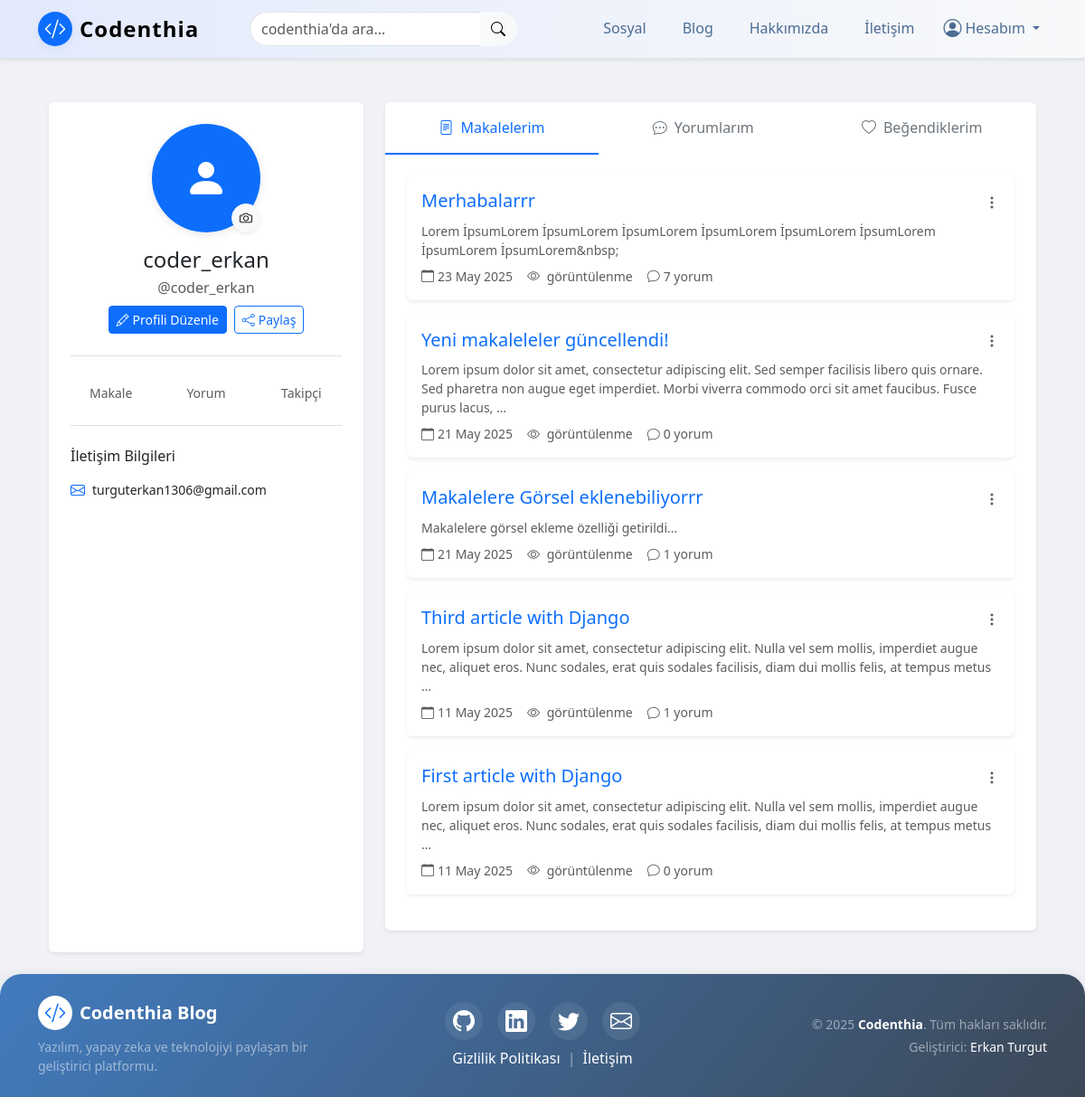
The page /user/profile/ (signed in) on the database its author committed.
### article/models.py (models this page shows, shortened)
class Article(models.Model):
    author = models.ForeignKey("auth.User", on_delete=models.CASCADE , verbose_name="Yazar")  # Bu alan, yazının yazarını (kullanıcıyı) temsil eder ve yazar silindiğinde yazıları da silinir
    title = models.CharField(max_length=50, verbose_name="Başlık") # Bu alan, yazının başlığını temsil eder ve maksimum 50 karakterlik bir metin alır
    content = RichTextField(verbose_name="İçerik") # Bu alan, yazının içeriğini temsil eder ve metin içerikleri için kullanılır
    created_date = models.DateTimeField(auto_now_add=True , verbose_name="Oluşturulma Tarihi") # Bu alan, yazının oluşturulma tarihini otomatik olarak ekler
    image = models.ImageField(upload_to='article_images/', null=True, blank=True)  # <-- yeni alan
    class Meta:
        ordering = ['-created_date'] # Bu kod, yazıları tarihe göre sıralar

### user/views.py (the view)
# urls.py: path('profile/', views.profile, name ="profile"), # Bu kod, profil sayfasını temsil eder ve profil fonksiyonunu çağırır
@login_required(login_url="login")
def profile(request):
    user = request.user
    articles = Article.objects.filter(author=user).order_by('-created_date')
    context = {
        'user': user,
        'articles': articles,
    }
    return render(request, 'user/profile.html', context)

### templates/user/profile.html (shortened to what this page needs)
{% extends "layout.html" %} {% load static %} {% block title %}Profilim - {{ user.username }} | Codenthia{% endblock %} {% block body %}
<div class="container py-4">
    <div class="row g-4">
        <div class="col-lg-4">
            <div class="card border-0 shadow-sm h-100">
                <div class="card-body p-4">
                    <div class="text-center mb-4">
                        <div class="position-relative d-inline-block mb-3">
                            {% if user.profile.avatar %}
                            <img src="{{ user.profile.avatar.url }}" alt="{{ user.username }}" class="rounded-circle" style="width: 120px; height: 120px; object-fit: cover; border: 3px solid #fff; box-shadow: 0 2px 10px rgba(0,0,0,0.1);"> {% else %}
                            <div class="rounded-circle bg-primary d-flex align-items-center justify-content-center" style="width: 120px; height: 120px; box-shadow: 0 2px 10px rgba(0,0,0,0.1);">
                                <i class="bi bi-person-fill text-white" style="font-size: 3rem;"></i>
                            </div>
                            {% endif %}
                            <button class="btn btn-sm btn-light position-absolute bottom-0 end-0 rounded-circle shadow-sm" style="width: 32px; height: 32px;" title="Fotoğrafı Değiştir">
                                <i class="bi bi-camera"></i>
                            </button>
                        </div>
                        <h4 class="mb-1">{{ user.get_full_name|default:user.username }}</h4>
                        <p class="text-muted mb-2">@{{ user.username }}</p>
                        <div class="d-flex justify-content-center gap-2">
                            <a href="/user/edit-profile" class="btn btn-primary btn-sm">
                                <i class="bi bi-pencil me-1"></i>Profili Düzenle
                            </a>
                            <button class="btn btn-outline-primary btn-sm">
                                <i class="bi bi-share me-1"></i>Paylaş
                            </button>
                        </div>
                    </div>
                    <div class="border-top pt-4">
                        <div class="row g-3 text-center">
                            <div class="col-4">
                                <small class="text-muted">Makale</small>
                            </div>
                            <div class="col-4">
                                <small class="text-muted">Yorum</small>
                            </div>
                            <div class="col-4">
                                <small class="text-muted">Takipçi</small>
                            </div>
                        </div>
                    </div>
                    <div class="border-top pt-4 mt-4">
                        <h6 class="mb-3">İletişim Bilgileri</h6>
                        <ul class="list-unstyled mb-0">
                            {% if user.email %}
                            <li class="mb-2 d-flex align-items-center">
                                <i class="bi bi-envelope text-primary me-2"></i>
                                <span class="small">{{ user.email }}</span>
                            </li>
                            {% endif %}
                        </ul>
                    </div>
                </div>
            </div>
        </div>
        <div class="col-lg-8">
            <div class="card border-0 shadow-sm mb-4">
                <div class="card-body p-0">
                    <ul class="nav nav-tabs nav-fill border-0" id="profileTabs" role="tablist">
                        <li class="nav-item" role="presentation">
                            <button class="nav-link active px-4 py-3" id="articles-tab" data-bs-toggle="tab" data-bs-target="#articles" type="button" role="tab">
                                <i class="bi bi-file-text me-2"></i>Makalelerim
                            </button>
                        </li>
                        <li class="nav-item" role="presentation">
                            <button class="nav-link px-4 py-3" id="comments-tab" data-bs-toggle="tab" data-bs-target="#comments" type="button" role="tab">
                                <i class="bi bi-chat-dots me-2"></i>Yorumlarım
                            </button>
                        </li>
                        <li class="nav-item" role="presentation">
                            <button class="nav-link px-4 py-3" id="likes-tab" data-bs-toggle="tab" data-bs-target="#likes" type="button" role="tab">
                                <i class="bi bi-heart me-2"></i>Beğendiklerim
                            </button>
                        </li>
                    </ul>
                    <div class="tab-content p-4" id="profileTabsContent">
                        <div class="tab-pane fade show active" id="articles" role="tabpanel">
                            {% if articles %} {% for article in articles %}
                            <div class="card border-0 shadow-sm mb-3">
                                <div class="card-body">
                                    <div class="d-flex justify-content-between align-items-start mb-2">
                                        <h5 class="card-title mb-0">
                                            <a href="/articles/{{ article.id }}" class="text-decoration-none">{{ article.title }}</a>
                                        </h5>
                                        <div class="dropdown">
                                            <button class="btn btn-link text-muted p-0" type="button" data-bs-toggle="dropdown">
                                                <i class="bi bi-three-dots-vertical"></i>
                                            </button>
                                        </div>
                                    </div>
                                    <p class="card-text text-muted small mb-2">{{ article.content|striptags|truncatewords:30 }}</p>
                                    <div class="d-flex align-items-center gap-3 text-muted small">
                                        <span><i class="bi bi-calendar me-1"></i>{{ article.created_date|date:"d M Y" }}</span>
                                        <span><i class="bi bi-eye me-1"></i>{{ article.views }} görüntülenme</span>
                                        <span><i class="bi bi-chat me-1"></i>{{ article.comments.count }} yorum</span>
                                    </div>
                                </div>
                            </div>
                            {% endfor %} {% endif %}
                        </div>
                    </div>
                </div>
            </div>
        </div>
    </div>
</div>
{% endblock %}

### templates/user/profile.html (style rules this page uses)
.nav-tabs .nav-link { color: #6c757d; border: none; border-bottom: 2px solid transparent; transition: all 0.2s ease; }
.nav-tabs .nav-link.active { color: #0d6efd; background: none; border-bottom: 2px solid #0d6efd; }
.card { transition: transform 0.2s ease; }
.btn-link { text-decoration: none; }

### rows shown on the page
Article: title "Merhabalarrr", content "Lorem İpsumLorem İpsumLorem İpsumLorem İpsumLorem İpsumLorem İpsumLorem İpsumLorem İpsumLorem&nbsp;", created_date "23 May 2025", comments.count "7"
Article: title "Yeni makaleleler güncellendi!", content "Lorem ipsum dolor sit amet, consectetur adipiscing elit. Sed semper facilisis libero quis ornare. Sed pharetra non augue eget imperdiet. Morbi viverra commodo orci sit amet faucibus. Fusce purus lacus, …", created_date "21 May 2025", comments.count "0"
Article: title "Makalelere Görsel eklenebiliyorrr", content "Makalelere görsel ekleme özelliği getirildi...", created_date "21 May 2025", comments.count "1"
Article: title "Third article with Django", content "Lorem ipsum dolor sit amet, consectetur adipiscing elit. Nulla vel sem mollis, imperdiet augue nec, aliquet eros. Nunc sodales, erat quis sodales facilisis, diam dui mollis felis, at tempus metus …", created_date "11 May 2025", comments.count "1"
Article: title "First article with Django", content "Lorem ipsum dolor sit amet, consectetur adipiscing elit. Nulla vel sem mollis, imperdiet augue nec, aliquet eros. Nunc sodales, erat quis sodales facilisis, diam dui mollis felis, at tempus metus …", created_date "11 May 2025", comments.count "0"

### other values the page prints
{{ user.get_full_name|default:user.username }} "coder_erkan"
{{ user.username }} "coder_erkan"
{{ user.email }} "turguterkan1306@gmail.com"
